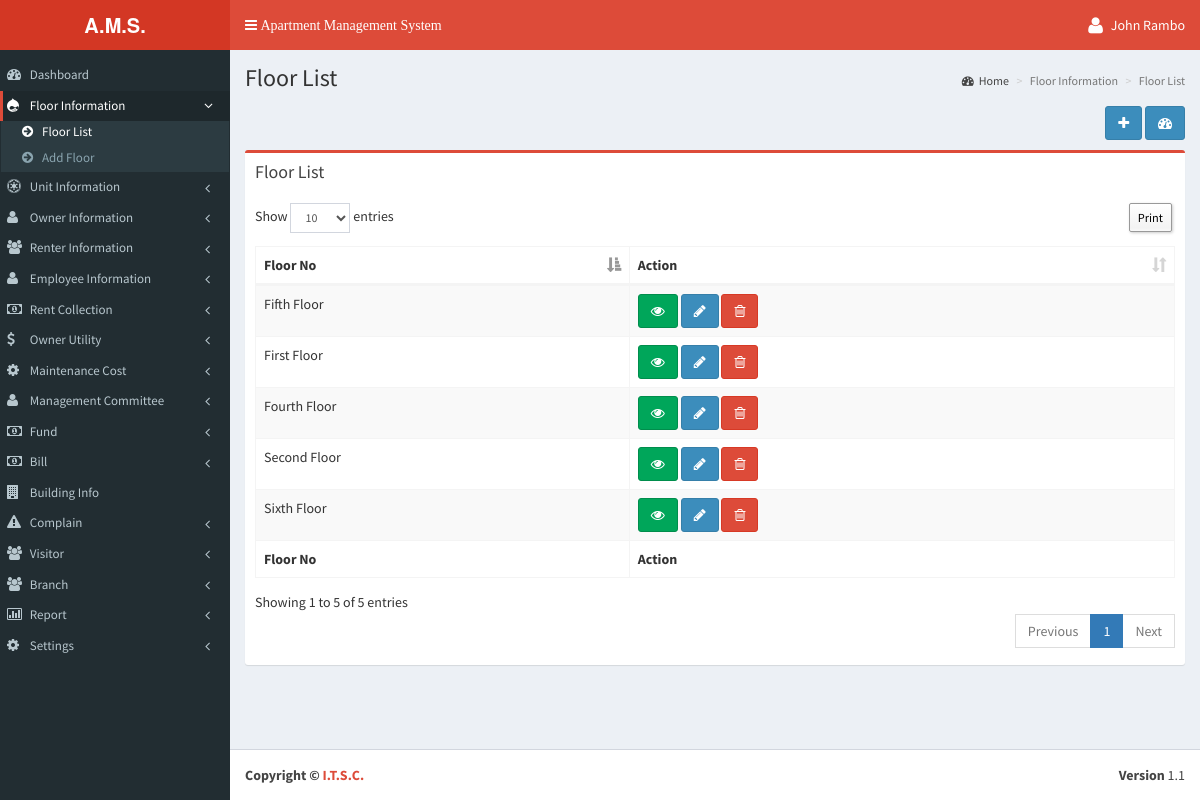
The page /floor/floorlist.php (signed in) on the database its author committed.
### tables this page shows
CREATE TABLE `tbl_add_floor` (
  `fid` int(11) NOT NULL,
  `floor_no` varchar(200) NOT NULL,
  `branch_id` int(11) NOT NULL,
  `added_date` timestamp NOT NULL DEFAULT CURRENT_TIMESTAMP
);

### language/English/lang_left_menu.php (called while the page is built, shortened)
<?php
$_data['menu_dashboard'] 					= "Dashboard";
$_data['menu_floor'] 						= "Floor Information";
$_data['menu_floor_list'] 					= "Floor List";
$_data['menu_floor_add'] 					= "Add Floor";
$_data['menu_unit_information'] 			= "Unit Information";
$_data['menu_unit_list'] 					= "Unit List";
$_data['menu_add_unit'] 					= "Add Unit";
$_data['menu_owner_information'] 			= "Owner Information";
$_data['menu_owner_list'] 					= "Owner List";
$_data['menu_add_owner'] 					= "Add Owner";
$_data['menu_renter_information'] 			= "Renter Information";
$_data['menu_renter_list'] 					= "Renter List";
$_data['menu_add_renter'] 					= "Add Renter";
$_data['menu_employee_information'] 		= "Employee Information";
$_data['menu_employee_list'] 				= "Employee List";
$_data['menu_add_employee'] 				= "Add Employee";
$_data['menu_rent_collection'] 				= "Rent Collection";
$_data['menu_rent_list'] 					= "Rent List";
$_data['menu_add_rent'] 					= "Add Rent";
$_data['menu_owner_utility'] 				= "Owner Utility";
$_data['menu_owner_utility_list'] 			= "Owner Utility List";
$_data['menu_add_owner_utility'] 			= "Add Owner Utility";
$_data['menu_maintenance_cost'] 			= "Maintenance Cost";
$_data['menu_maintenance_cost_list'] 		= "Maintenance Cost List";
$_data['menu_add_maintenance_cost'] 		= "Add Maintenance Cost";
$_data['menu_management_committee'] 		= "Management Committee";
$_data['menu_member_list'] 					= "Member List";
$_data['menu_add_member'] 					= "Add Member";
$_data['menu_fund'] 						= "Fund";
$_data['menu_fund_list'] 					= "Fund List";
$_data['menu_add_fund'] 					= "Add Fund";
$_data['menu_bill'] 						= "Bill";
$_data['menu_bill_list'] 					= "Bill List";
$_data['menu_add_bill'] 					= "Add Bill";
$_data['menu_building_info'] 				= "Building Info";
$_data['menu_complain'] 					= "Complain";
$_data['menu_complain_list'] 				= "Complain List";
$_data['menu_add_complain'] 				= "Add Complain";
$_data['menu_visitor'] 						= "Visitor";
$_data['menu_visitor_list'] 				= "Visitor List";
$_data['menu_add_visitor'] 					= "Add Visitor";
$_data['menu_report'] 						= "Report";
$_data['menu_fair_report'] 					= "Fare Report";
$_data['menu_rented_report'] 				= "Rented Report";
$_data['menu_visitors_report'] 				= "Visitors Report";
$_data['menu_complain_report'] 				= "Complain Report";
$_data['menu_unit_status_report'] 			= "Unit Status Report";
$_data['menu_fund_status'] 					= "Fund Status";
$_data['menu_bill_report'] 					= "Bill Report";
$_data['menu_settings'] 					= "Settings";
$_data['menu_bill_setup'] 					= "Bill Setup";
$_data['menu_utility_bill'] 				= "Utility Bill";
$_data['menu_employee_setup'] 				= "Employee Salary";
$_data['menu_management_member_type'] 		= "Management Member Type";
$_data['menu_month_setup'] 					= "Month Setup";
$_data['menu_year_setup'] 					= "Year Setup";
$_data['menu_language_setup'] 				= "System Setup";
$_data['menu_branch'] 						= "Branch";
$_data['menu_add_branch'] 					= "Add Branch";
$_data['menu_branch_list'] 					= "Branch List";
?>

### floor/floorlist.php (the view, shortened to what this page needs)
<?php
include('../header.php');
?>
<section class="content-header">
  <h1> <?php echo $_data['floor_list_title']; ?> </h1>
  <ol class="breadcrumb">
    <li><a href="<?php echo WEB_URL?>dashboard.php"><i class="fa fa-dashboard"></i><?php echo $_data['home_breadcam']; ?></a></li>
	<li class="active"><?php echo $_data['add_new_floor_information_breadcam']; ?></li>
    <li class="active"><?php echo $_data['floor_list_title']; ?></li>
  </ol>
</section>
<section class="content">
<div class="row">
  <div class="col-xs-12">
    <div align="right" style="margin-bottom:1%;"> <a class="btn btn-primary" data-toggle="tooltip" href="<?php echo WEB_URL; ?>floor/addfloor.php" data-original-title="<?php echo $_data['add_floor'];?>"><i class="fa fa-plus"></i></a> <a class="btn btn-primary" data-toggle="tooltip" href="<?php echo WEB_URL; ?>dashboard.php" data-original-title="<?php echo $_data['home_breadcam'];?>"><i class="fa fa-dashboard"></i></a> </div>
    <div class="box box-danger">
      <div class="box-header">
        <h3 class="box-title"><?php echo $_data['floor_list_title']; ?></h3>
      </div>
      <div class="box-body">
        <table class="table sakotable table-bordered table-striped dt-responsive">
          <thead>
            <tr>
              <th><?php echo $_data['floor_no'];?></th>
              <th><?php echo $_data['action_text'];?></th>
            </tr>
          </thead>
          <tbody>
        <?php
				$result = mysql_query("Select * from tbl_add_floor where branch_id = " . (int)$_SESSION['objLogin']['branch_id'] . " order by fid desc",$link);
				while($row = mysql_fetch_array($result)){?>
            <tr>
			<td><?php echo $row['floor_no']; ?></td>
            <td>
            <a class="btn btn-success" data-toggle="tooltip" href="javascript:;" onclick="$('#nurse_view_<?php echo $row['fid']; ?>').modal('show');" data-original-title="<?php echo $_data['view_text'];?>"><i class="fa fa-eye"></i></a> <a class="btn btn-primary" data-toggle="tooltip" href="<?php echo WEB_URL;?>floor/addfloor.php?id=<?php echo $row['fid']; ?>" data-original-title="<?php echo $_data['edit_text'];?>"><i class="fa fa-pencil"></i></a> <a class="btn btn-danger" data-toggle="tooltip" onclick="deleteFloor(<?php echo $row['fid']; ?>);" href="javascript:;" data-original-title="<?php echo $_data['delete_text'];?>"><i class="fa fa-trash-o"></i></a>
            </td>
            </tr>
            <?php } mysql_close($link); ?>
          </tbody>
          <tfoot>
            <tr>
			  <th><?php echo $_data['floor_no'];?></th>
              <th><?php echo $_data['action_text'];?></th>
            </tr>
          </tfoot>
        </table>
      </div>
    </div>
  </div>
</div>
<?php include('../footer.php'); ?>

### rows shown on the page
tbl_add_floor: floor_no "Sixth Floor"
tbl_add_floor: floor_no "Fifth Floor"
tbl_add_floor: floor_no "Fourth Floor"
tbl_add_floor: floor_no "Second Floor"
tbl_add_floor: floor_no "First Floor"

### other values the page prints
$_SESSION['objLogin']['name'] "John Rambo"
$_data['menu_dashboard'] "Dashboard"
$_data['menu_floor'] "Floor Information"
$_data['menu_floor_list'] "Floor List"
$_data['menu_floor_add'] "Add Floor"
$_data['menu_unit_information'] "Unit Information"
$_data['menu_owner_information'] "Owner Information"
$_data['menu_renter_information'] "Renter Information"
$_data['menu_employee_information'] "Employee Information"
$_data['menu_rent_collection'] "Rent Collection"
$_data['menu_owner_utility'] "Owner Utility"
$_data['menu_maintenance_cost'] "Maintenance Cost"
$_data['menu_management_committee'] "Management Committee"
$_data['menu_fund'] "Fund"
$_data['menu_bill'] "Bill"
